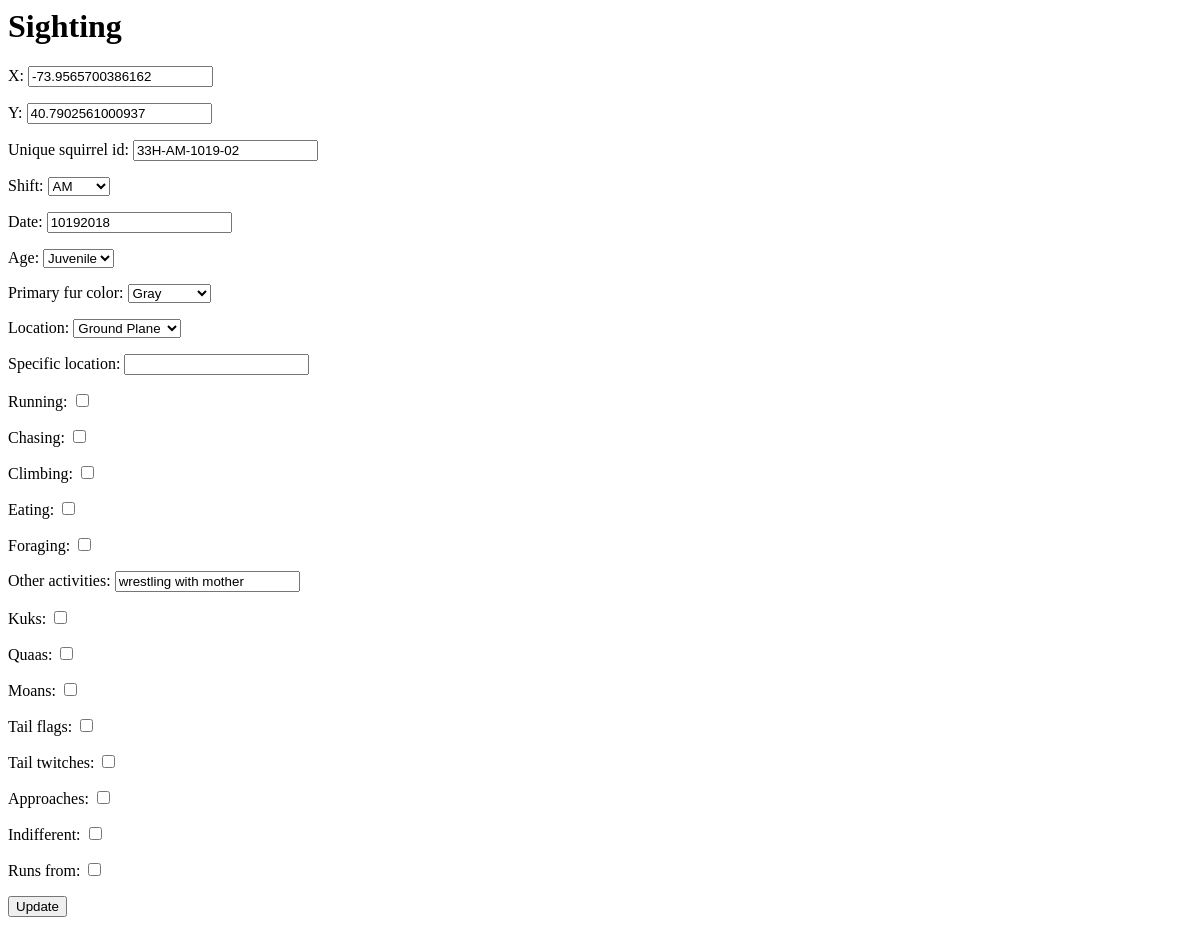
/sightings/33H-AM-1019-02/, run on an earlier commit of the app's database.
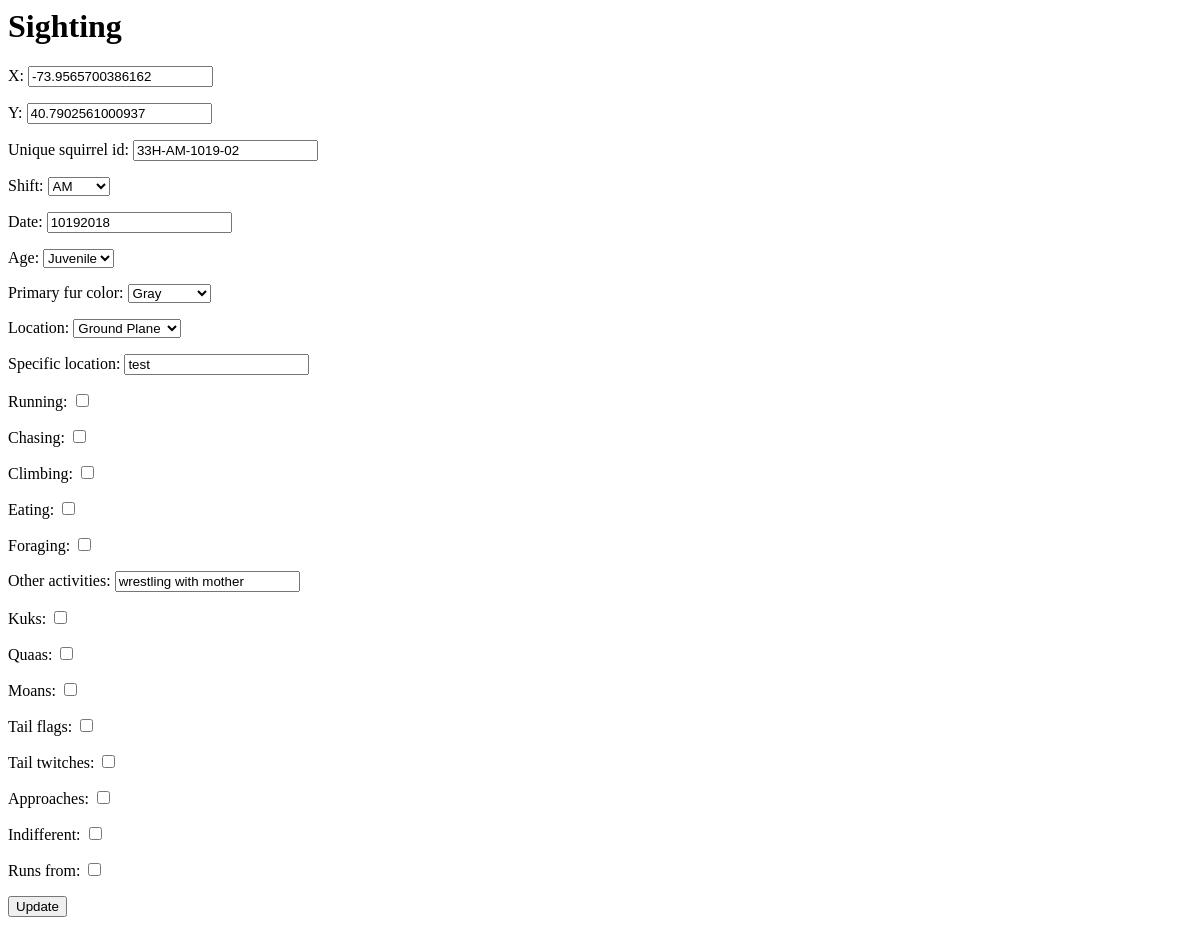
And on a later commit of the database.
### tracker/models.py (models this page shows, shortened)
class Squirrel(models.Model):
    x = models.FloatField(
            blank =True,
            null=True,
             )
    y = models.FloatField(
            blank =True,
            null = True,
            )
    unique_squirrel_id = models.CharField(
           primary_key=True,
           max_length=15,
           )
    AM = 'AM'
    PM = 'PM'
    SHIFT_CHOICES = (
            (AM, 'AM'),
            (PM, 'PM'),
            )
    shift = models.CharField(
            choices = SHIFT_CHOICES,
            blank=True,
            max_length=2,
            )
    date = models.IntegerField(
            null=True, blank=True,
            )
    ADULT = 'Adult'
    JUVENILE = 'Juvenile'
    AGE_CHOICES = (
            (ADULT, 'Adult'),
            (JUVENILE, 'Juvenile'),
            )
    age = models.CharField(
            choices = AGE_CHOICES,
            blank=True,
            max_length=10,
            )
    GRAY = 'Gray'
    CINNAMON = 'Cinnamon'
    BLACK  ='Black'
    FUR_CHOICES = (
        (GRAY, 'Gray'),
        (CINNAMON, 'Cinnamon'),
        (BLACK, 'Black'),
    )
    primary_fur_color = models.CharField(
            choices = FUR_CHOICES,
            blank=True,
            max_length=10,
            )
    GROUND_PLANE = 'Ground Plane'
    ABOVE_GROUND = 'Above Ground'
    LOCATION_CHOICES =(
            (GROUND_PLANE, 'Ground Plane'),
            (ABOVE_GROUND, 'Above Ground')
            )
    location = models.CharField(
            choices = LOCATION_CHOICES,
            blank=True,
            max_length=20,
            )
    specific_location = models.CharField(
            blank=True,
            max_length=255,
            )
    running = models.BooleanField(
            default=False)
    chasing = models.BooleanField(
            default=False)
    climbing = models.BooleanField(
            default=False)
    eating = models.BooleanField(
            default=False)
    foraging = models.BooleanField(
            default=False)
    other_activities = models.CharField(
            blank=True,
            max_length=255,
            )
    kuks = models.BooleanField(
            default=False)
    quaas = models.BooleanField(
            default=False)
    moans = models.BooleanField(
            default=False)
    tail_flags = models.BooleanField(
            default=False)
    tail_twitches = models.BooleanField(
            default=False)
    approaches = models.BooleanField(
           default=False)
    indifferent = models.BooleanField(
            default=False)
    runs_from = models.BooleanField(
            default=False)

### tracker/views.py (the view)
# urls.py: path('<str:unique_squirrel_id>/', views.sighting_update),
def sighting_update(request, unique_squirrel_id):
    squirrel = Squirrel.objects.get(unique_squirrel_id=unique_squirrel_id)
    if request.method == 'POST':
        form = SightingForm(request.POST,instance=squirrel)
        if form.is_valid():
            form.save()
            return redirect(f'/sightings/{unique_squirrel_id}')
    else:
        form = SightingForm(instance=squirrel)
    context = {
            'form':form,
            }
    return render(request, 'tracker/edit.html', context)

### tracker/forms.py
class SightingForm(ModelForm):
   class Meta:
       model = Squirrel
       fields =  '__all__'

### tracker/templates/tracker/edit.html (shortened to what this page needs)
<!doctype>
<html>
  <body>
    <h1>Sighting {{sighting.unique_squirrel_id}}</h1>
    <form method = "POST">
      {{ form.as_p }}
      <input type="submit" value="Update">
    </form>
</html>

What changed in the data, as far as the page shows it:
changed Squirrel "33H-AM-1019-02": specific_location (not shown) → "test"
